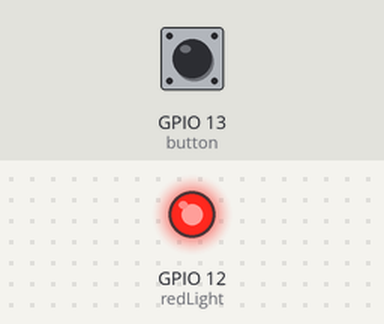
Bench run of a sketch on a simulated ESP8266 (NodeMCU). Parts: output pins drawn as LEDs (lit = HIGH). The test bench sets the inputs (shaded band); at power-on: GPIO 13 (button) HIGH. WiFi joins after 1.5 s; servers stay silent unless stated; uploads are accepted with an empty reply; what the sketch prints to the serial monitor is not drawn.

Above: at 1.6 s.
At 6.8 s:
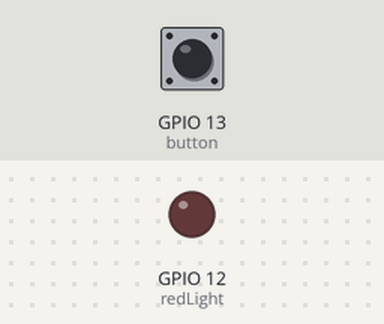
Timing chart, 0 to 8.3 s (numbered marks = the images above):
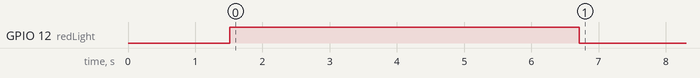

The sketch:

firmware_traffic_light.ino
```cpp
#include <ESP8266WiFi.h>
#include <ESP8266HTTPClient.h>

const char* ssid      = "";
const char* password  = "";

const String requestOpen = "http://launchpadapp.pioniergarage.de/api/door/change-status?door=open";
const String requestClosed = "http://launchpadapp.pioniergarage.de/api/door/change-status?door=closed";
String request = "";

const int button = 13;                      //GPIO used to connect the switch
const int redLight = 12;                    //GPIO to control red light

int connectionAttempts = 0;

int buttonState = 0;

enum state {
  red = 1,
  green
};

int currentMode = red;                      //false -> red, true -> green

void setup() {

  pinMode(button, INPUT_PULLUP);
  pinMode(redLight, OUTPUT);

  //Setup WiFi Connection

  Serial.begin(115200);
  delay(10);

  Serial.println();
  Serial.println();
  Serial.print("Connecting to ");
  Serial.println(ssid);

  WiFi.begin(ssid, password);

  while (WiFi.status() != WL_CONNECTED) {
    delay(500);
    Serial.print(".");
    connectionAttempts++;

    if(connectionAttempts > 20) {
      connectionAttempts = 0;
      Serial.print("Starting new connection attempt ...");
      WiFi.begin(ssid, password);
    }
  }

  Serial.println("");
  Serial.println("WiFi connected");
  Serial.println("IP address: ");
  Serial.println(WiFi.localIP());

  digitalWrite(redLight, HIGH);

  delay(5000);
}

void loop() {
  if(WiFi.status() != WL_CONNECTED) {
    WiFi.begin(ssid, password);
    Serial.print("Connection lost ... Reconnecting");

    while (WiFi.status() != WL_CONNECTED) {
      delay(500);
      connectionAttempts++;

     if(connectionAttempts > 20) {
      Serial.print("Starting new connection attempt ...");
      connectionAttempts = 0;
      WiFi.begin(ssid, password);
      }
    }
  }

  if(digitalRead(button) != buttonState){
    if(currentMode == green) {
      changeRequest(red);
      digitalWrite(redLight, HIGH);
      currentMode = red;
    }
    else if (currentMode == red) {
      changeRequest(green);
      digitalWrite(redLight, LOW);
      currentMode = green;
    }
    else {
      currentMode = red;
    }

    if(buttonState == 0)
      buttonState = 1;
    else
      buttonState = 0;

    delay(5000);
  }

  delay(50);
}

int changeRequest(boolean x) {
HTTPClient http;

Serial.print("connecting to launchpadapp");

if(x == green) {
  request = requestOpen;
}
else {
  request = requestClosed;
}

http.begin(request);
int httpCode = http.GET();
String payload = http.getString();

Serial.println(httpCode);   //Print HTTP return code
Serial.println(payload);    //Print request response payload

//TODO: decode resopnse payload to determine success of change

http.end();  //Close connection
}
```

Measured:
- by itself, GPIO 12 (redLight): HIGH → LOW at 6.7 s
